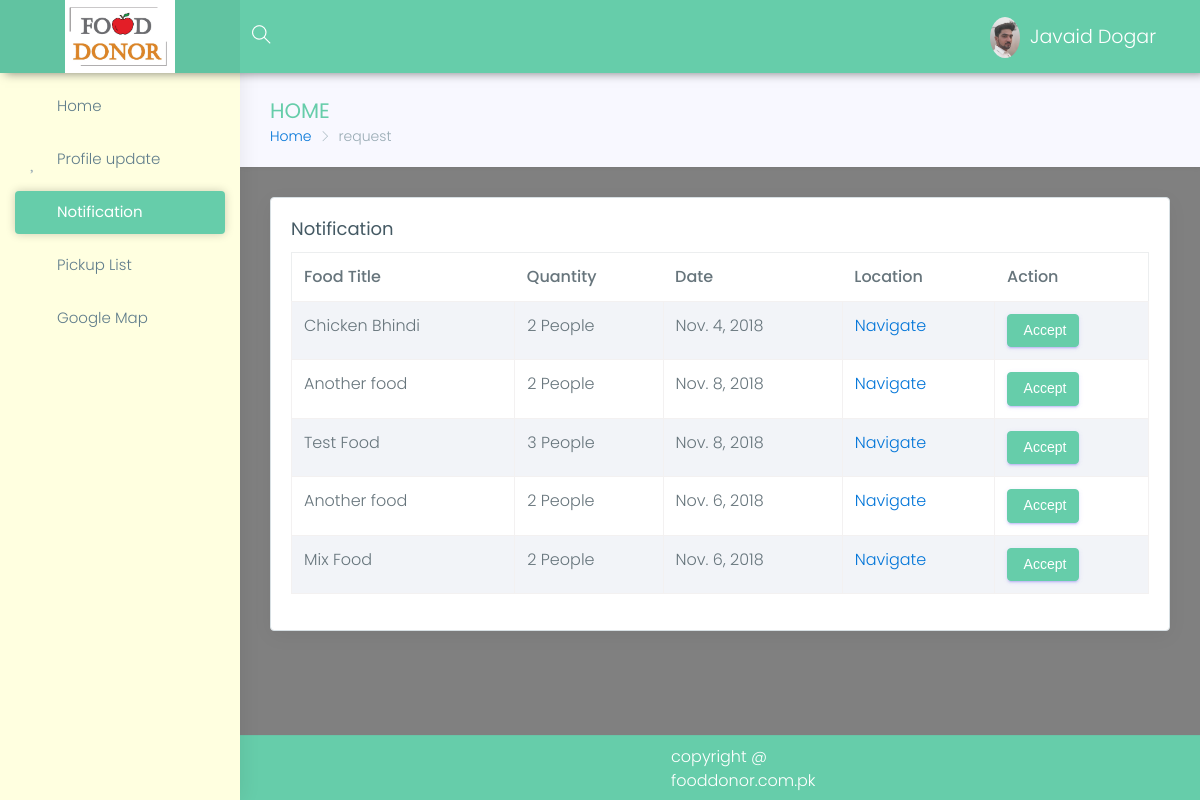
Page /volunteer/request (signed in) on the earlier database version.
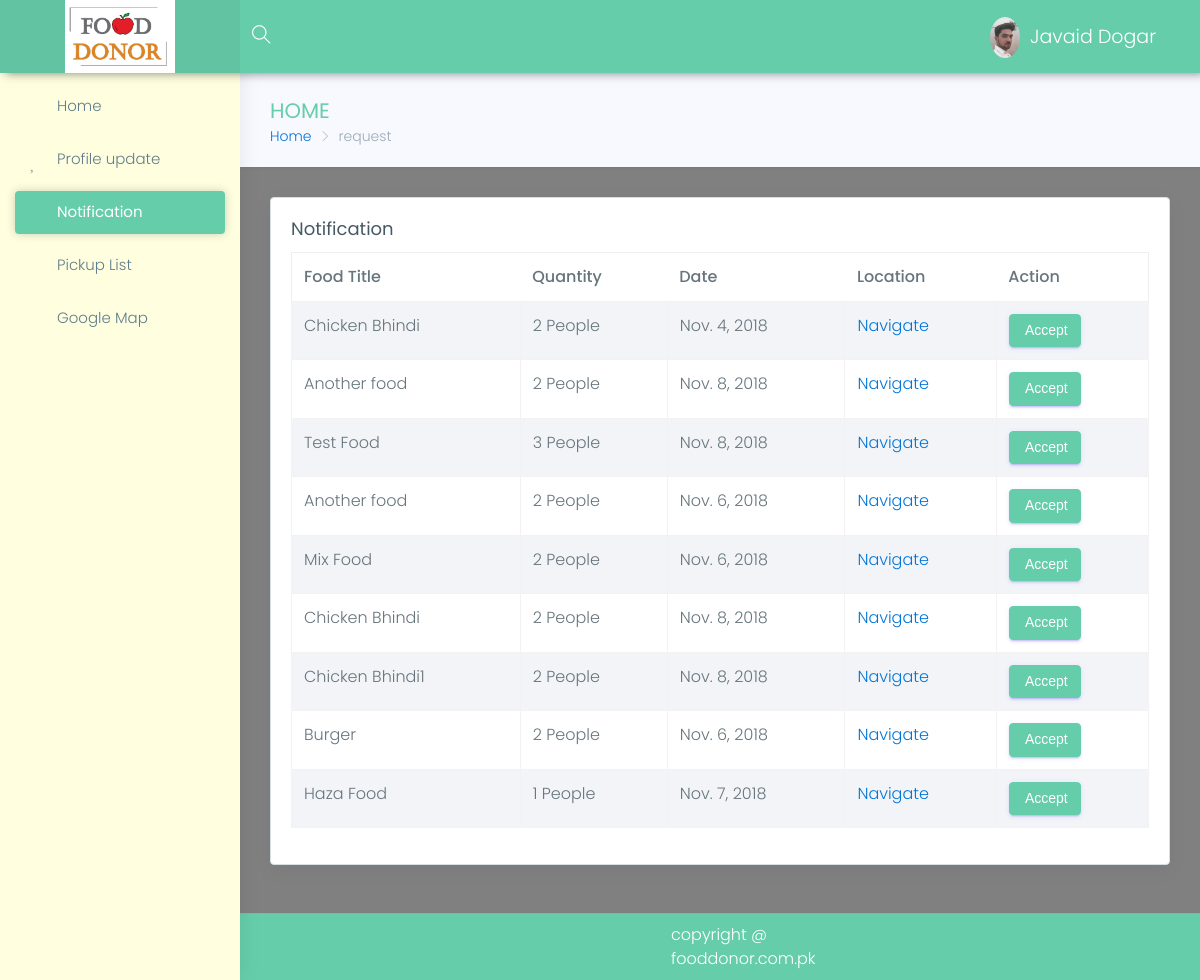
Same page on the later database version.
### donor/models.py (models this page shows, shortened)
class Food(models.Model):
    donor=models.ManyToManyField(Donor)
    food_title=models.CharField(max_length=15,null=False,blank=False,)
    food_type = models.CharField(max_length=15, null=False, blank=False, choices=food_types)
    quantity=models.IntegerField(blank=False)
    delivered_at = models.CharField(max_length=50, default="NAN")
    preparation_date=models.DateField(blank=True,default=now())
    post_date = models.DateField(blank=True, default=now())
    status=models.CharField(choices=choices,max_length=10,default='New Entry')
    location=models.CharField(max_length=200,blank=True,null=True)
    image=models.ImageField(blank=True,null=True)
    volunteer=models.ForeignKey(Volenteer,on_delete=models.SET_NULL,null=True)

### volunteer/views.py (the view)
def request(request):
    volunteer=Volenteer.objects.get(user=request.user)
    foods=Food.objects.filter(status='New Entry').exclude(volunteer__isnull=False)
    return render(request, 'volunteer/request.html',{'foods':foods,'volunteer':volunteer})

### templates/volunteer/request.html (shortened to what this page needs)
{% extends 'panel-base.html' %}
{% block sidebar %}
            {% include 'volunteer/sidebar.html' %}
        {% endblock %}
{% block bradcrump %}
    <div class="row page-titles">
                    <div class="col-md-5 col-8 align-self-center">
                        <h3 class="text-themecolor">HOME</h3>
                        <ol class="breadcrumb">
                            <li class="breadcrumb-item"><a href="{% url 'volunteer-index' %}">Home</a></li>
                            <li class="breadcrumb-item active">request</li>
                        </ol>
                    </div>
                </div>
{% endblock %}
{% block main %}
                <div class="row">
                    <div class="col-lg-12">
                        <div class="card">
                            <div class="card-block">
                                <h4 class="card-title">Notification</h4>
                                <div class="table-responsive">
                                    <table class="table table-hover table-striped table-bordered">
                                        <thead>
                                            <tr>
                                                <th>Food Title</th>
                                                <th>Quantity</th>
                                                <th>Date</th>
                                                <th>Location</th>
                                                <th>Action</th>
                                            </tr>
                                        </thead>
                                        <tbody>
                                        {% for food in foods %}
                                            <tr>
                                                <td>{{ food.food_title }}</td>
                                                <td>{{ food.quantity }} People</td>
                                                <td>{{ food.post_date }}</td>
                                                <td>
                                                    <a href="{% url 'volunteer-map' %}">Navigate</a>
                                                </td>
                                                <td>
                                                    <button onclick="acceptFun({{ food.id }})" data-toggle="modal" data-target="#acceptModal" class="btn btn-primary"> Accept</button>
                                                </td>
                                            </tr>
                                        {% endfor %}
                                        </tbody>
                                    </table>
                                </div>
                            </div>
                        </div>
                    </div>
                </div>
{% endblock %}

Differences in the rows shown:
added Food: food_title "Chicken Bhindi", quantity "2", post_date "Nov. 8, 2018"
added Food: food_title "Chicken Bhindi1", quantity "2", post_date "Nov. 8, 2018"
added Food: food_title "Burger", quantity "2", post_date "Nov. 6, 2018"
added Food: food_title "Haza Food", quantity "1", post_date "Nov. 7, 2018"
